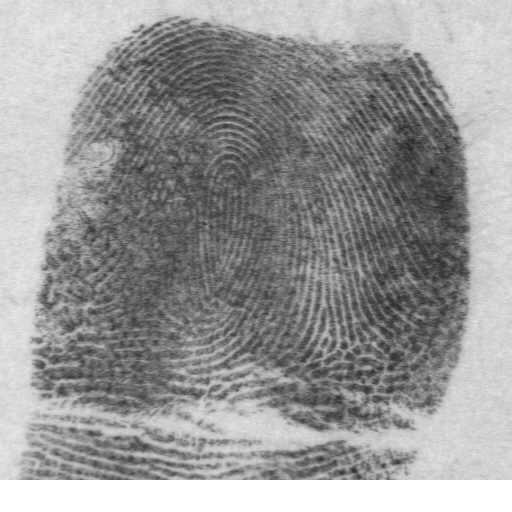
#> input picture test_imgs/f0090_10.png, 512 x 512 px; its folder holds only this picture in this run
$ python -i minuta_distance.py   (imports and definitions only)
#> lines starting #> are read from the running program, lines starting #| are printed output that depends on the picture
## Method 1 - Minuta distance
## This method attempts to extract the minuta from an image, then it multiplies the distance between extracted minuta together
## the product of the distances is the fingerprints ID and is stored for later comparison.

import cv2
import os
import numpy as np
from collections import defaultdict
from glob import glob


# [88 lines left out: functions enhance_fingerprint, get_crossing_number, claudeExtractMinutiae, not called in this run]


def extractMinutiae(img):
    """
    Extract ridge endings and bifurcations from a fingerprint image.

    Parameters:
        img (numpy.ndarray): Grayscale fingerprint image.

    Returns:
        tuple: Two lists containing coordinates of ridge endings and bifurcations.
    """
    if img is None:
        raise ValueError("Invalid image provided.")

    kernel = np.array([[-1, -1, -1], [-1, 9, -1], [-1, -1, -1]])
    clahe = cv2.createCLAHE(clipLimit=7.0, tileGridSize=(9, 9))

    # Apply Gaussian blur to reduce noise
    img = cv2.fastNlMeansDenoising(img, None, h=10, searchWindowSize=21) #denoise
    img = cv2.GaussianBlur(img, (9, 9), 0)                               #blur
    img = clahe.apply(img)                                               #clahe

    # inversion is because bifurcations are breaks in the gaps,
    # I do it up here so I can process the images with different constituents
    blurred_inv = cv2.bitwise_not(img)

    # Use adaptive thresholding for binarization
    binaryImg = cv2.adaptiveThreshold(
        img,
        255,
        cv2.ADAPTIVE_THRESH_GAUSSIAN_C,
        cv2.THRESH_BINARY_INV,
        25,  # Block size (must be odd, e.g., 11 or 15)
        -8  # Constant subtracted from mean
    )

    binaryImg_inv = cv2.adaptiveThreshold(
        blurred_inv,
        255,
        cv2.ADAPTIVE_THRESH_GAUSSIAN_C,
        cv2.THRESH_BINARY_INV,
        21,  # Block size (must be odd, e.g., 11 or 15)
        -5  # Constant subtracted from mean
    )

    # Perform skeletonization
    skeleton = cv2.ximgproc.thinning(binaryImg)
    skeleton_inv = cv2.ximgproc.thinning(binaryImg_inv)

    #cv2.imshow('bImg', binaryImg)
    #cv2.imshow('skele', skeleton)

    # Find ridge ends and bifurcations with stricter sensitivity
    ridgeEnds = []
    bifurcations = []
    rows, cols = skeleton.shape

    for i in range(1, rows - 1):
        for j in range(1, cols - 1):
            if skeleton[i, j] == 255:  # Pixel is part of the skeleton
                # Extract the 5 radius neighborhood
                neighborhood = skeleton[i - 2:i + 3, j - 2:j + 3]
                white_pixels = np.sum(neighborhood == 255)

                if white_pixels <= 3:
                    # false positive, white pixel from noise
                    continue
                elif white_pixels <= 4:  # Ridge ending
                    ridgeEnds.append((j, i))

    rows, cols = skeleton_inv.shape

    for i in range(1, rows - 1):
        for j in range(1, cols - 1):
            if skeleton_inv[i, j] == 255:  # Pixel is part of the skeleton
                # Extract the 5 radius neighborhood
                neighborhood = skeleton_inv[i - 2:i + 3, j - 2:j + 3]
                white_pixels = np.sum(neighborhood == 255)

                if white_pixels <= 3:
                    continue
                elif white_pixels <= 4:  # Ridge ending
                    bifurcations.append((j, i))

    # Remove duplicates and close-by minutiae
    ridgeEnds = filter_minutiae(ridgeEnds)
    bifurcations = filter_minutiae(bifurcations)

    return ridgeEnds, bifurcations


# [98 lines left out: functions filter_minutiae, minutiae_to_descriptor, calculate_far_frr, not called in this run]


# [40 lines not run here, left out]

>>> import cv2
>>> picture = cv2.imread('test_imgs/f0090_10.png')
#> picture is the input picture: shape (512, 512, 3); min 38, max 255, mean 152.2
>>> result = extractMinutiae(picture)
#> in extractMinutiae, `img = cv2.GaussianBlur(img, (9, 9), 0)`:
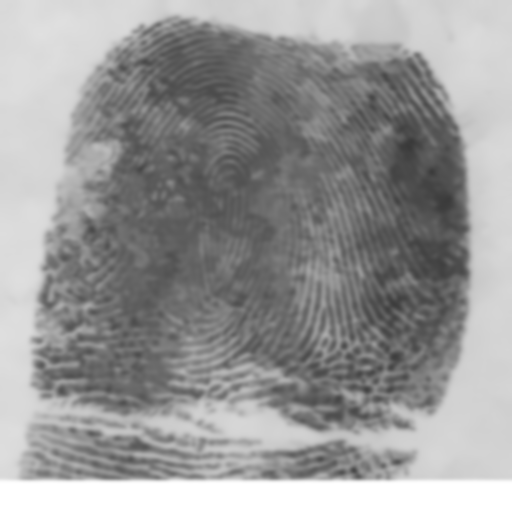
#> img: shape (512, 512, 3); min 57, max 255, mean 152.3
#> (the run stopped early here; a loop or call above may not have finished)

$ run again, on test_imgs/f0098_07.png
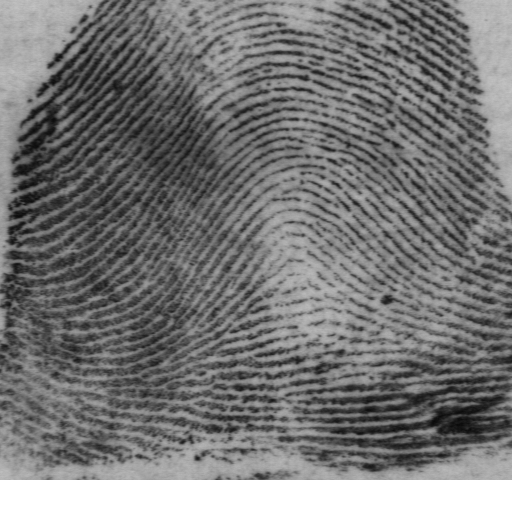
#> input picture test_imgs/f0098_07.png, 512 x 512 px
#> picture is the input picture: shape (512, 512, 3); min 9, max 255, mean 118.5
#> in extractMinutiae, `img = cv2.GaussianBlur(img, (9, 9), 0)`:
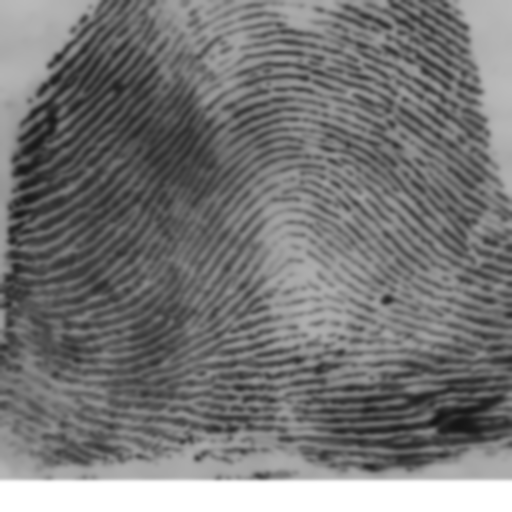
#> img: shape (512, 512, 3); min 21, max 255, mean 118.7

$ run again, on test_imgs/f0183_02.png
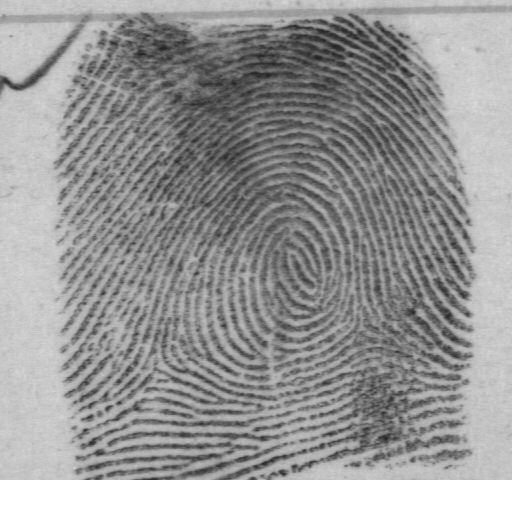
#> input picture test_imgs/f0183_02.png, 512 x 512 px
#> picture is the input picture: shape (512, 512, 3); min 33, max 255, mean 152
#> in extractMinutiae, `img = cv2.GaussianBlur(img, (9, 9), 0)`:
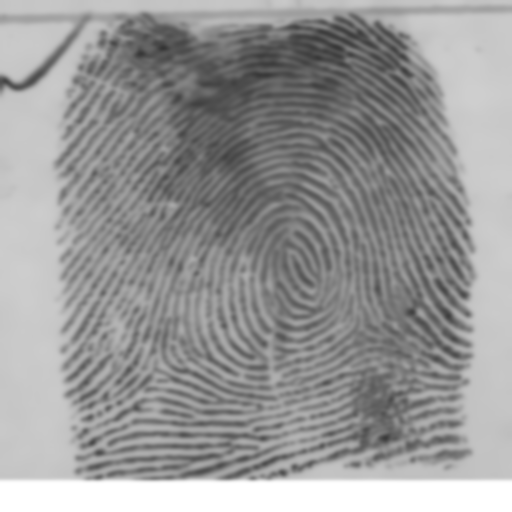
#> img: shape (512, 512, 3); min 52, max 255, mean 152.2

$ run again, on test_imgs/f0250_10.png
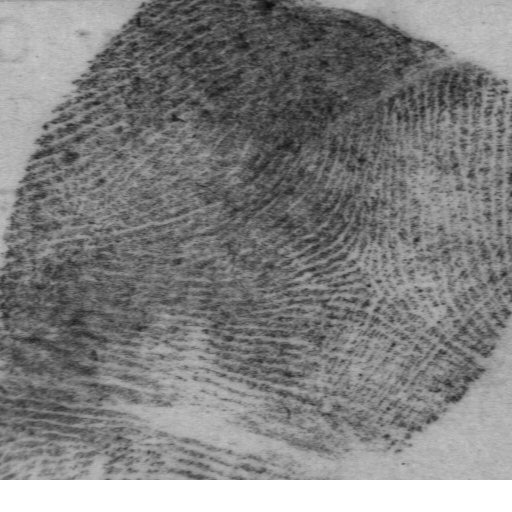
#> input picture test_imgs/f0250_10.png, 512 x 512 px
#> picture is the input picture: shape (512, 512, 3); min 10, max 255, mean 127.7
#> in extractMinutiae, `img = cv2.GaussianBlur(img, (9, 9), 0)`:
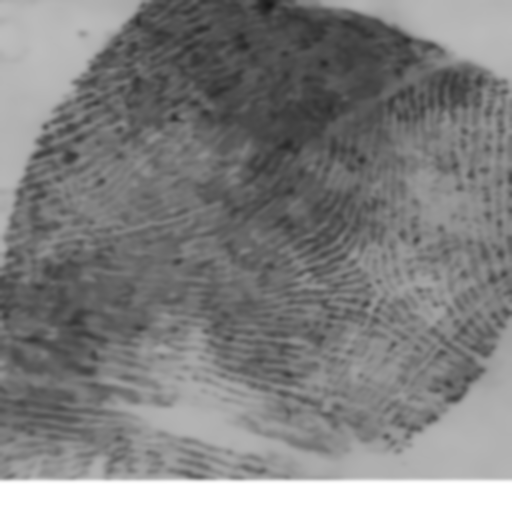
#> img: shape (512, 512, 3); min 24, max 255, mean 127.9
